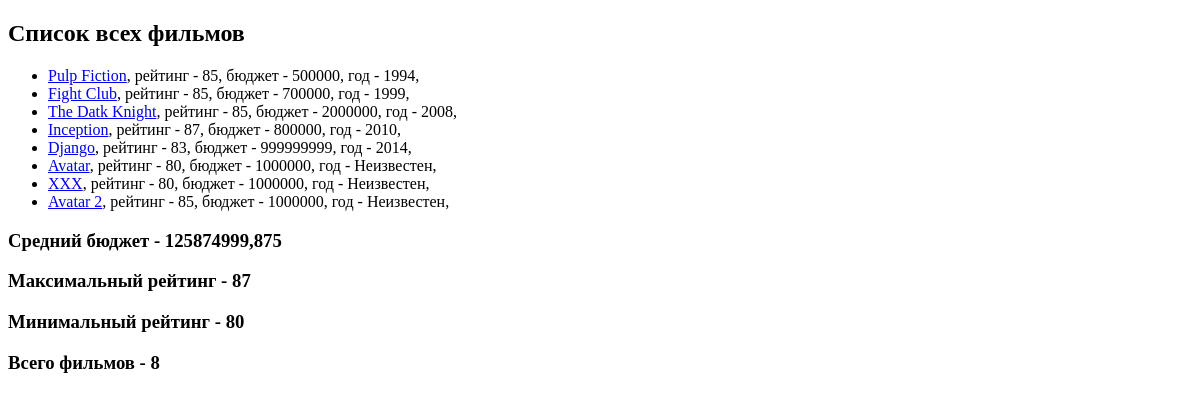
The app's page /, older data.
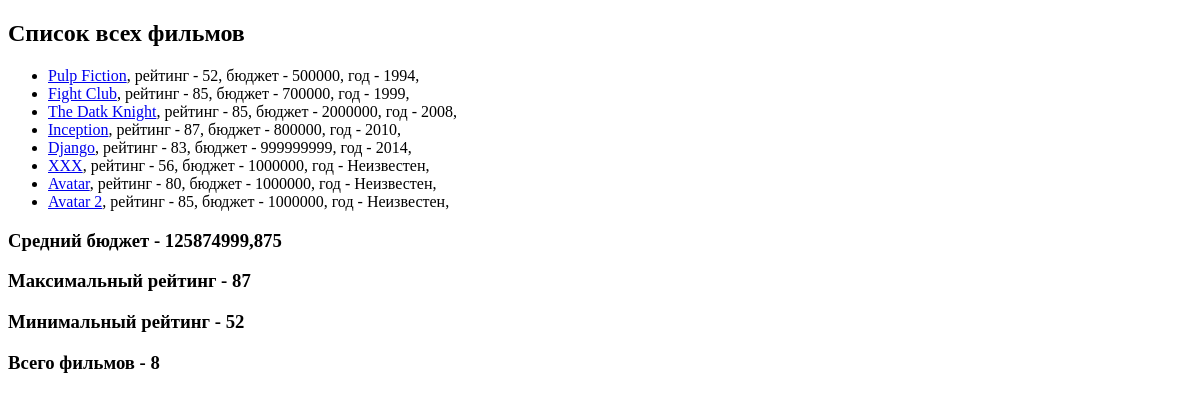
The same page, newer data.
### movie_app/models.py (models this page shows, shortened)
class Movie(models.Model):
    EUR = 'EUR'
    USD = 'USD'
    RUB = 'RUB'
    CURRENCY_CHOICES = [
        (EUR, 'Euro'),
        (USD, 'Dollar'),
        (RUB, 'Rubles'),
    ]
    name = models.CharField(max_length=40)
    rating = models.IntegerField(validators=[MinValueValidator(1), MaxValueValidator(100)])
    year = models.IntegerField(null=True, blank=True)
    budget = models.IntegerField(default=1000000, blank=True, validators=[MinValueValidator(1)])
    currency = models.CharField(max_length=3, choices=CURRENCY_CHOICES, default=RUB)
    slug = models.SlugField(default='', null=False, db_index=False)
    director = models.ForeignKey(Director, on_delete=models.CASCADE, null=True, related_name='movies')
    actors = models.ManyToManyField(Actor)
    def get_url(self):
        return reverse('movie-detail', args=[self.slug])

### movie_app/views.py (the view)
# urls.py: path('', views.show_all_movie),
def show_all_movie(request):
    movies = Movie.objects.order_by(F('year').asc(nulls_last=True), 'rating')
    agg = movies.aggregate(Avg('budget'), Max('rating'), Min('rating'))
    data = {
        'movies': movies,
        'agg': agg,
        'total': movies.count(),
    }
    return render(request, 'movie_app/all_movies.html', context=data)

### movie_app/templates/movie_app/all_movies.html (shortened to what this page needs)
{% extends 'movie_app/base.html' %}
{% block content %}
    <h2>Список всех фильмов</h2>
    <ul>
        {% for movie in movies %}
            <li><a href="{{ movie.get_url }}">{{ movie.name }}</a>,
                рейтинг - {{ movie.rating }},
                бюджет - {{ movie.budget }},
                год - {{ movie.year|default:"Неизвестен" }},
            </li>
        {% endfor %}
    </ul>
    <h3>Средний бюджет - {{ agg.budget__avg }}</h3>
    <h3>Максимальный рейтинг - {{ agg.rating__max }}</h3>
    <h3>Минимальный рейтинг - {{ agg.rating__min }}</h3>
    <h3>Всего фильмов - {{ total}}</h3>
{% endblock %}

Row changes from the older to the newer data that the page shows:
changed Movie "Pulp Fiction": rating "85" → "52"
changed Movie "XXX": rating "80" → "56"; moves up the list
Text that changed along with them:
{{ agg.rating__min }}: "80" → "52"
